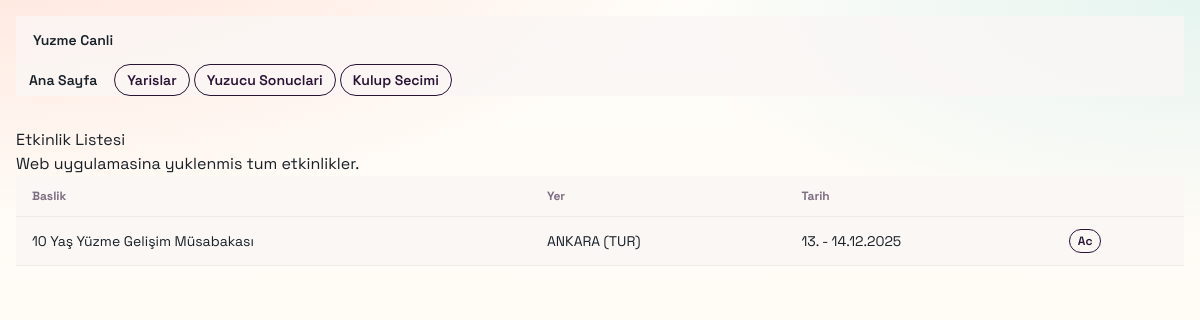
Page /events/ on the earlier database version.
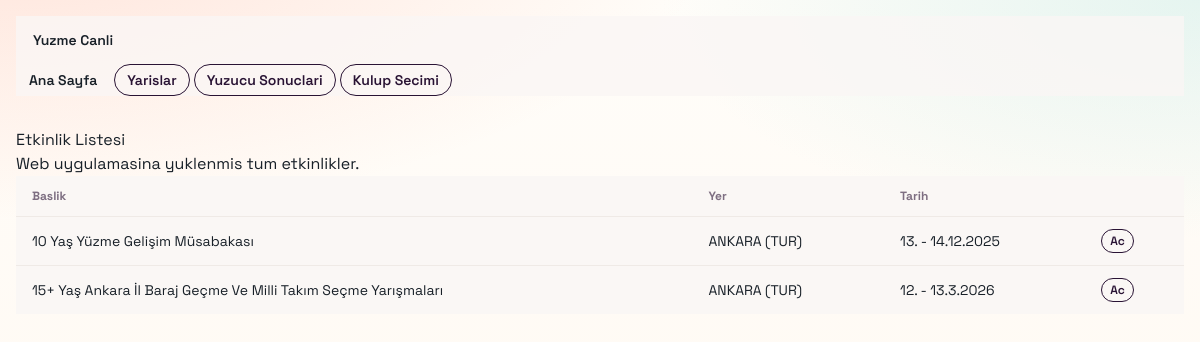
Same page on the later database version.
### main/models.py (models this page shows, shortened)
class Event(models.Model):
    unique_name = models.CharField(max_length=100, unique=True, default="")
    title = models.CharField(max_length=255)
    date = models.CharField(max_length=64)
    location = models.CharField(max_length=255)
    class Meta:
        unique_together = [("title", "date", "location")]

### main/views.py (the view)
# urls.py: path('events/', views.event_list, name='event_list'),
def event_list(request):
    events = Event.objects.order_by("-date", "title")
    return render(request, "event_list.html", {"events": events})

### main/templates/event_list.html (shortened to what this page needs)
{% extends "base.html" %}
{% block content %}
<section class="mb-6">
    <h1 class="text-3xl font-bold mb-2">Etkinlik Listesi</h1>
    <p class="opacity-80">Web uygulamasina yuklenmis tum etkinlikler.</p>
</section>
<section class="overflow-x-auto rounded-2xl border border-base-200 bg-base-100 shadow-sm">
    <table class="table table-sm sm:table-md">
        <thead>
            <tr>
                <th>Baslik</th>
                <th>Yer</th>
                <th>Tarih</th>
                <th></th>
            </tr>
        </thead>
        <tbody>
            {% for event in events %}
            <tr>
                <td class="font-medium">{{ event.title }}</td>
                <td>{{ event.location }}</td>
                <td>{{ event.date }}</td>
                <td>
                    <a href="/events/{{ event.id }}/" class="btn btn-xs btn-outline">Ac</a>
                </td>
            </tr>
            {% empty %}
            <tr>
                <td colspan="3" class="opacity-70">Etkinlik bulunamadi.</td>
            </tr>
            {% endfor %}
        </tbody>
    </table>
</section>
{% endblock %}

Differences in the rows shown:
added Event: title "15+ Yaş Ankara İl Baraj Geçme Ve Milli Takım Seçme Yarışmaları", location "ANKARA (TUR)", date "12. - 13.3.2026"
